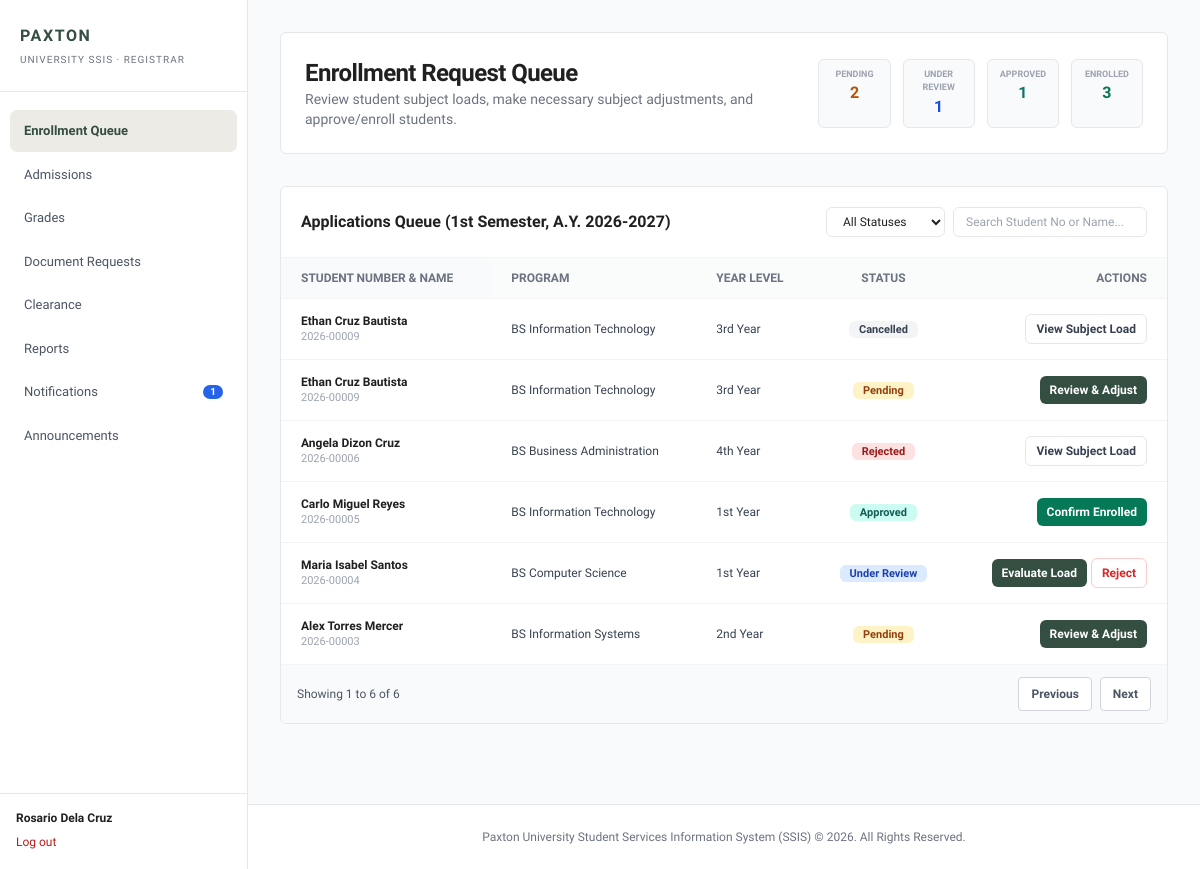
The app's page /php/registrar/enrollment.php (signed in) with its own data.
### tables this page shows
CREATE TABLE terms (
  id INT UNSIGNED NOT NULL AUTO_INCREMENT,
  academic_year CHAR(9) NOT NULL,
  semester ENUM('1st Semester','2nd Semester','Summer') NOT NULL,
  is_current TINYINT(1) NOT NULL DEFAULT 0,
  enrollment_open_at DATETIME NULL,
  enrollment_close_at DATETIME NULL,
   
  current_flag TINYINT GENERATED ALWAYS AS (IF(is_current = 1, 1, NULL)) STORED,
  created_at TIMESTAMP NOT NULL DEFAULT CURRENT_TIMESTAMP,
  updated_at TIMESTAMP NOT NULL DEFAULT CURRENT_TIMESTAMP ON UPDATE CURRENT_TIMESTAMP,
  PRIMARY KEY (id),
  UNIQUE KEY uq_terms_year_sem (academic_year, semester),
  UNIQUE KEY uq_terms_one_current (current_flag)
);

CREATE TABLE enrollments (
  id INT UNSIGNED NOT NULL AUTO_INCREMENT,
  enrollment_no VARCHAR(15) NOT NULL,
  student_id INT UNSIGNED NOT NULL,
  term_id INT UNSIGNED NOT NULL,
  section_id INT UNSIGNED NULL,
  year_level TINYINT UNSIGNED NOT NULL,
  status ENUM('Pending','Under Review','Approved','Rejected','Enrolled','Cancelled')
                    NOT NULL DEFAULT 'Pending',
  rejection_reason VARCHAR(500) NULL,
  submitted_at DATETIME NOT NULL DEFAULT CURRENT_TIMESTAMP,
  reviewed_by INT UNSIGNED NULL,
  reviewed_at DATETIME NULL,
  enrolled_at DATETIME NULL,
   
  active_slot TINYINT GENERATED ALWAYS AS
                    (IF(status IN ('Rejected','Cancelled'), NULL, 1)) STORED,
  created_at TIMESTAMP NOT NULL DEFAULT CURRENT_TIMESTAMP,
  updated_at TIMESTAMP NOT NULL DEFAULT CURRENT_TIMESTAMP ON UPDATE CURRENT_TIMESTAMP,
  PRIMARY KEY (id),
  UNIQUE KEY uq_enrollments_no (enrollment_no),
  UNIQUE KEY uq_enrollments_one_active (student_id, term_id, active_slot),
  KEY idx_enrollments_student (student_id),
  KEY idx_enrollments_term (term_id),
  KEY idx_enrollments_section (section_id),
  KEY idx_enrollments_status (status),
  KEY idx_enrollments_reviewed_by (reviewed_by),
  CONSTRAINT fk_enrollments_student FOREIGN KEY (student_id)
    REFERENCES students (id) ON DELETE RESTRICT ON UPDATE RESTRICT,
  CONSTRAINT fk_enrollments_term FOREIGN KEY (term_id)
    REFERENCES terms (id) ON DELETE RESTRICT ON UPDATE RESTRICT,
  CONSTRAINT fk_enrollments_section FOREIGN KEY (section_id)
    REFERENCES sections (id) ON DELETE RESTRICT ON UPDATE RESTRICT,
  CONSTRAINT fk_enrollments_reviewed_by FOREIGN KEY (reviewed_by)
    REFERENCES users (id) ON DELETE RESTRICT ON UPDATE RESTRICT,
  CONSTRAINT chk_enrollments_year CHECK (year_level BETWEEN 1 AND 6)
);

CREATE TABLE students (
  id INT UNSIGNED NOT NULL AUTO_INCREMENT,
  user_id INT UNSIGNED NOT NULL,
  student_no VARCHAR(10) NOT NULL,
  first_name VARCHAR(60) NOT NULL,
  middle_name VARCHAR(60) NULL,
  last_name VARCHAR(60) NOT NULL,
  email VARCHAR(120) NULL,
  contact_number VARCHAR(20) NULL,
  address VARCHAR(255) NULL,
  program_id INT UNSIGNED NOT NULL,
  year_level TINYINT UNSIGNED NOT NULL,
  student_type ENUM('Regular','Irregular') NOT NULL DEFAULT 'Regular',
  admission_term_id INT UNSIGNED NULL,
  curriculum_version VARCHAR(30) NULL,
  guardian_name VARCHAR(120) NULL,
  guardian_relationship VARCHAR(40) NULL,
  guardian_contact VARCHAR(20) NULL,
  created_at TIMESTAMP NOT NULL DEFAULT CURRENT_TIMESTAMP,
  updated_at TIMESTAMP NOT NULL DEFAULT CURRENT_TIMESTAMP ON UPDATE CURRENT_TIMESTAMP,
  PRIMARY KEY (id),
  UNIQUE KEY uq_students_user (user_id),
  UNIQUE KEY uq_students_student_no (student_no),
  KEY idx_students_program (program_id),
  KEY idx_students_admission_term (admission_term_id),
  KEY idx_students_name (last_name, first_name),
  KEY idx_students_year_level (year_level),
  CONSTRAINT fk_students_user FOREIGN KEY (user_id)
    REFERENCES users (id) ON DELETE RESTRICT ON UPDATE RESTRICT,
  CONSTRAINT fk_students_program FOREIGN KEY (program_id)
    REFERENCES programs (id) ON DELETE RESTRICT ON UPDATE RESTRICT,
  CONSTRAINT fk_students_admission_term FOREIGN KEY (admission_term_id)
    REFERENCES terms (id) ON DELETE RESTRICT ON UPDATE RESTRICT,
  CONSTRAINT chk_students_year CHECK (year_level BETWEEN 1 AND 6)
);

CREATE TABLE programs (
  id INT UNSIGNED NOT NULL AUTO_INCREMENT,
  department_id INT UNSIGNED NOT NULL,
  code VARCHAR(15) NOT NULL,
  name VARCHAR(150) NOT NULL,
  is_active TINYINT(1) NOT NULL DEFAULT 1,
  created_at TIMESTAMP NOT NULL DEFAULT CURRENT_TIMESTAMP,
  updated_at TIMESTAMP NOT NULL DEFAULT CURRENT_TIMESTAMP ON UPDATE CURRENT_TIMESTAMP,
  PRIMARY KEY (id),
  UNIQUE KEY uq_programs_code (code),
  KEY idx_programs_department (department_id),
  CONSTRAINT fk_programs_department FOREIGN KEY (department_id)
    REFERENCES departments (id) ON DELETE RESTRICT ON UPDATE RESTRICT
);

### php/registrar/enrollment.php (the view, shortened to what the rows shown need)
<?php
require_once __DIR__ . '/../../services/EnrollmentService.php';
$model = new Enrollment(Database::getConnection());
try {
    $term = $model->getCurrentTerm();
    $allRequests = $term ? $model->getRegistrarQueue((int) $term['id']) : [];
} catch (Throwable $exception) {
    error_log('SSIS registrar enrollment load failed: ' . $exception->getMessage());
    http_response_code(503);
    exit('The enrollment queue is temporarily unavailable. Please try again later.');
}
$statuses = ['Pending', 'Under Review', 'Approved', 'Enrolled', 'Rejected', 'Cancelled'];
$requestedFilter = $_GET['status'] ?? null;
$filter = is_string($requestedFilter) && in_array($requestedFilter, $statuses, true) ? $requestedFilter : '';
$requests = $filter === ''
    ? array_values(array_filter($allRequests, static fn($row): bool => $row['status'] !== 'Enrolled'))
    : array_values(array_filter($allRequests, static fn($row): bool => $row['status'] === $filter));
$statusStyle = ['Pending' => 'bg-amber-100 text-amber-800', 'Under Review' => 'bg-blue-100 text-blue-800', 'Approved' => 'bg-teal-100 text-teal-800', 'Enrolled' => 'bg-emerald-100 text-emerald-800', 'Rejected' => 'bg-red-100 text-red-800', 'Cancelled' => 'bg-gray-100 text-gray-700'];
?>
<!DOCTYPE html>
<html lang="en">
<head>
    <script src="https://cdn.tailwindcss.com"></script>
</head>
<body class="bg-gray-50 font-sans text-brand-dark antialiased min-h-screen flex flex-col">
    <?php include __DIR__ . '/../component/sidebar.php'; ?>
    <main class="flex-1 max-w-7xl w-full mx-auto px-4 sm:px-6 lg:px-8 py-8 space-y-8">
        <section class="bg-white border border-gray-200 rounded-md p-6 shadow-xs flex flex-col lg:flex-row lg:items-center md:justify-between gap-4">
            <div>
                <h1 class="text-2xl font-bold text-brand-dark tracking-tight">Enrollment Request Queue</h1>
            </div>
        </section>
        <section class="bg-white border border-gray-200 rounded-md shadow-xs overflow-hidden">
            <div class="p-5 border-b border-gray-100 flex flex-col sm:flex-row sm:items-center justify-between gap-4">
                <h2 class="text-base font-bold text-brand-dark">Applications Queue<?= $term ? ' (' . $esc($term['semester']) . ', A.Y. ' . $esc($term['academic_year']) . ')' : ' (No Active Term)' ?></h2>
                <div class="flex flex-col sm:flex-row items-stretch sm:items-center gap-2">
                    <select id="filter_status" onchange="window.location='enrollment.php'+(this.value?'?status='+encodeURIComponent(this.value):'')" class="px-3 py-1.5 text-xs border border-gray-200 rounded-md focus:outline-none focus:ring-1 focus:ring-brand-secondary bg-white">
                    </select>
                    <input id="search_enrollment" type="text" placeholder="Search Student No or Name..." class="px-3 py-1.5 text-xs border border-gray-200 rounded-md focus:outline-none focus:ring-1 focus:ring-brand-secondary">
                </div>
            </div>
            <div class="overflow-x-auto">
                <table class="w-full text-left text-xs border-collapse min-w-[640px]">
                    <thead>
                        <tr class="bg-gray-50/80 border-b border-gray-100 text-gray-500 uppercase font-semibold whitespace-nowrap">
                            <th class="py-3 px-4 sm:px-5 sticky left-0 bg-gray-50 z-10 shadow-[1px_0_0_0_#f3f4f6]">Student Number & Name</th>
                            <th class="py-3 px-4 sm:px-5">Program</th>
                            <th class="py-3 px-4 sm:px-5">Year Level</th>
                            <th class="py-3 px-4 sm:px-5 text-center">Status</th>
                            <th class="py-3 px-4 sm:px-5 text-right">Actions</th>
                        </tr>
                    </thead>
                    <tbody class="divide-y divide-gray-100 font-medium text-gray-700">
                        <?php foreach ($requests as $request): $rid = (int) $request['id'];
                            $yearLabel = (int) $request['year_level'] . ((int) $request['year_level'] === 1 ? 'st' : ((int) $request['year_level'] === 2 ? 'nd' : ((int) $request['year_level'] === 3 ? 'rd' : 'th'))) . ' Year'; ?>
                            <tr class="hover:bg-gray-50/50 group" data-search="<?= $esc(strtolower($request['student_name'] . ' ' . $request['student_no'])) ?>">
                                <td class="py-3.5 px-4 sm:px-5 whitespace-nowrap sticky left-0 bg-white group-hover:bg-gray-50/50 z-10 shadow-[1px_0_0_0_#f3f4f6]">
                                    <p class="font-bold text-brand-dark"><?= $esc($request['student_name']) ?></p>
                                    <p class="text-gray-400 text-[11px] font-display"><?= $esc($request['student_no']) ?></p>
                                </td>
                                <td class="py-3.5 px-4 sm:px-5 whitespace-nowrap"><?= $esc($request['program_name']) ?></td>
                                <td class="py-3.5 px-4 sm:px-5 whitespace-nowrap"><?= $esc($yearLabel) ?></td>
                                <td class="py-3.5 px-4 sm:px-5 text-center whitespace-nowrap"><span class="px-2.5 py-0.5 rounded-md text-[11px] font-semibold <?= $statusStyle[$request['status']] ?? 'bg-gray-100 text-gray-700' ?>"><?= $esc($request['status']) ?></span></td>
                                <td class="py-3.5 px-4 sm:px-5 text-right whitespace-nowrap space-x-1">
                                    <?php if ($request['status'] === 'Pending'): ?><form method="post" class="inline"><button class="px-2.5 py-1.5 rounded-md text-xs font-semibold bg-brand-primary text-white hover:bg-brand-primary/90">Review &amp; Adjust</button></form>
                                    <?php elseif ($request['status'] === 'Under Review'): ?><button onclick="openReviewModal(<?= $rid ?>)" class="px-2.5 py-1.5 rounded-md text-xs font-semibold bg-brand-primary text-white hover:bg-brand-primary/90">Evaluate Load</button><button onclick="openRejectModal(<?= $rid ?>)" class="px-2.5 py-1.5 rounded-md text-xs font-semibold border border-red-200 text-red-600 bg-white hover:bg-red-50">Reject</button>
                                    <?php elseif ($request['status'] === 'Approved'): ?><form method="post" class="inline" onsubmit="return confirm('Confirm this student as enrolled?');"><button class="px-2.5 py-1.5 rounded-md text-xs font-semibold bg-emerald-700 text-white hover:bg-emerald-800">Confirm Enrolled</button></form>
                                    <?php else: ?><button onclick="openReviewModal(<?= $rid ?>, true)" class="px-2.5 py-1.5 rounded-md text-xs font-semibold border border-gray-200 text-gray-700 bg-white hover:bg-gray-50">View Subject Load</button><?php endif; ?>
                                </td>
                            </tr>
                        <?php endforeach; ?>
                    </tbody>
                </table>
            </div>
        </section>
    </main>
</body>
</html>

### records on screen
terms: semester "1st Semester", academic_year "2026-2027"
enrollments: student_name "Ethan Cruz Bautista", student.student_no "2026-00009", programs.name "BS Information Technology", year_level "3rd Year", status "Cancelled"
enrollments: student_name "Ethan Cruz Bautista", student.student_no "2026-00009", programs.name "BS Information Technology", year_level "3rd Year", status "Pending"
enrollments: student_name "Angela Dizon Cruz", student.student_no "2026-00006", programs.name "BS Business Administration", year_level "4th Year", status "Rejected"
enrollments: student_name "Carlo Miguel Reyes", student.student_no "2026-00005", programs.name "BS Information Technology", year_level "1st Year", status "Approved"
enrollments: student_name "Maria Isabel Santos", student.student_no "2026-00004", programs.name "BS Computer Science", year_level "1st Year", status "Under Review"
enrollments: student_name "Alex Torres Mercer", student.student_no "2026-00003", programs.name "BS Information Systems", year_level "2nd Year", status "Pending"

### other values on screen
$role "REGISTRAR"
$label "Enrollment Queue"
$label "Admissions"
$label "Grades"
$label "Document Requests"
$label "Clearance"
$label "Reports"
$label "Notifications"
$unreadNotificationCount "1"
$label "Announcements"
$name "Rosario Dela Cruz"
$counts['Pending'] "2"
$counts['Under Review'] "1"
$counts['Approved'] "1"
$counts['Enrolled'] "3"
